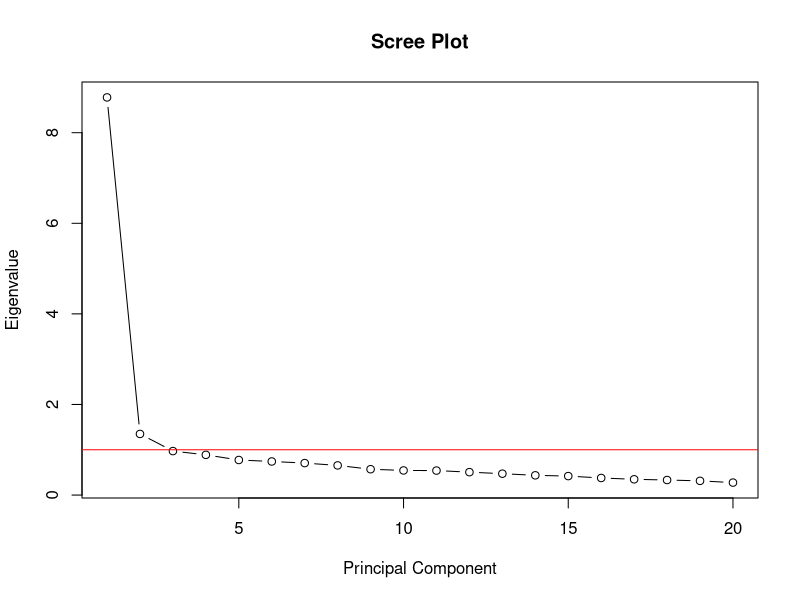
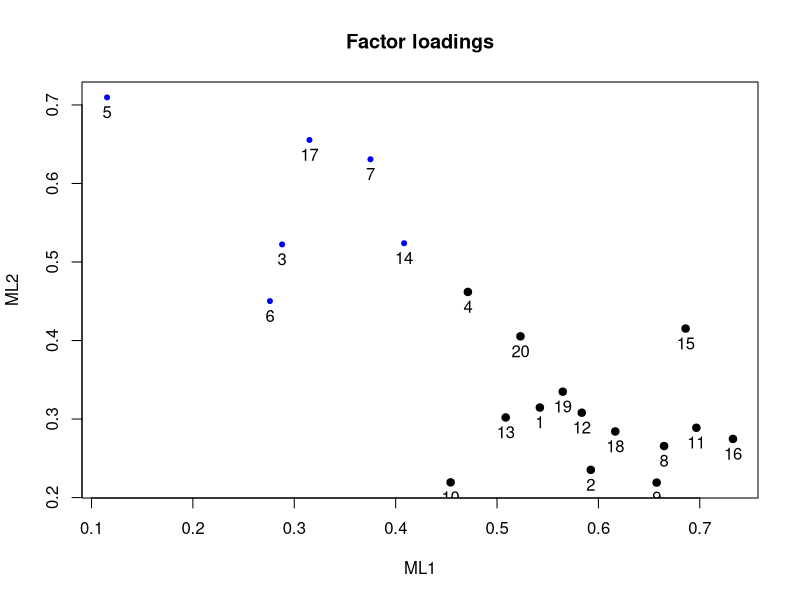
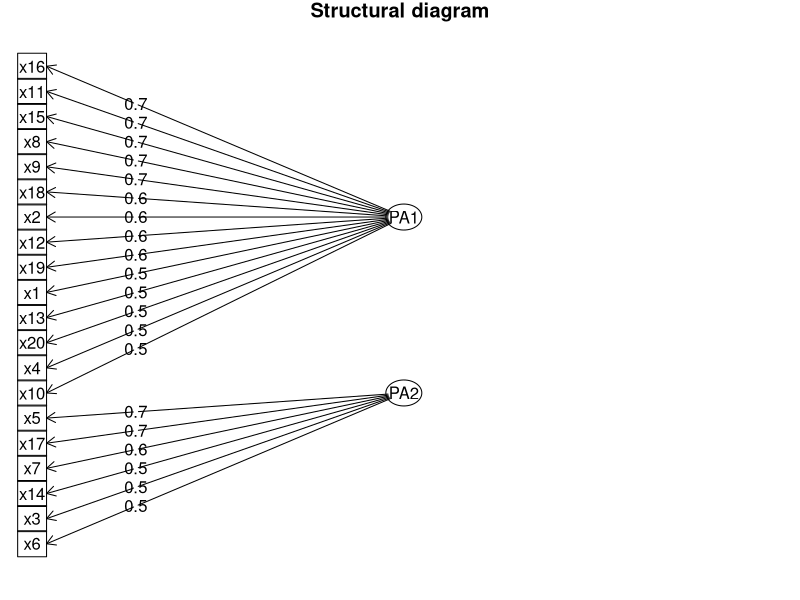

Source code (R) for these figures, in order:
## ---- chunk 1
#knitr::opts_chunk$set(echo = TRUE)
## ---- chunk 2
library(psych)

corr <-read.delim("data/screening.txt", header = TRUE, sep="",dec = ".", skipNul = FALSE)
corr <- subset(corr, select = -c(X_name_)) 

m <- matrix(NA,20,20)
m[lower.tri(m,diag=TRUE)] <- 1:10

makeSymm <- function(m) {
   m[upper.tri(m)] <- t(m)[upper.tri(m)]
   return(m)
}

corr <- makeSymm(corr)
## ---- chunk 3
# Perform Kaiser's MSA to evaluate appropriateness of data
KMO(corr)
# Kaiser MSA = 0.95 > 0.8 --> appropriate data
## ---- chunk 4
# Define the amount of factors
eval <- eigen(corr)$values

plot(eval, xlab = "Principal Component", ylab = "Eigenvalue",
     type = "b", main = "Scree Plot")
abline(h=1,col="red")
## ---- chunk 5

# Perform Factor Analysis
fa.out.pa <- fa(r = corr, nfactors = 2, fm="pa", rotate = "varimax", residuals = TRUE, SMC=FALSE)
summary(fa.out.pa)

fa.out.ml <- fa(r = corr, nfactors = 2, fm="ml", rotate = "varimax", residuals = TRUE, SMC=FALSE, 
                max.iter = 10)


## ---- chunk 6
# Plot of factor loadings
plot(fa.out.ml, title = "Factor loadings")
## ---- chunk 7
# Structural diagram
fa.diagram(fa.out.pa, main = "Structural diagram")
